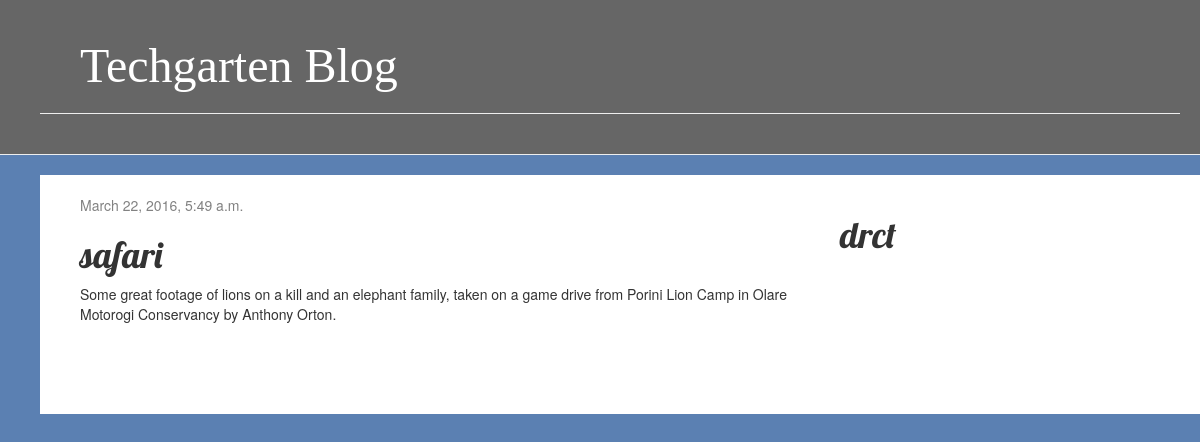
Screenshot of /post/3/ with the database file from the repository.
### blog/models.py (models this page shows, shortened)
class Post(models.Model):
    author = models.ForeignKey('auth.User')
    title = models.CharField(max_length=200)
    text = models.TextField()
    created_date = models.DateTimeField(
            default=timezone.now)
    published_date = models.DateTimeField(
            blank=True, null=True)

### blog/views.py (the view)
# urls.py: url(r'^post/(?P<pk>\d+)/$', views.post_detail, name='post_detail'),
def post_detail(request, pk):
    post = get_object_or_404(Post, pk=pk)
    return render(request, 'blog/post_detail.html', {'post': post})

### blog/templates/blog/post_detail.html (shortened to what this page needs)
{% extends 'blog/base.html' %}
{% block content %}
    <div class="post">
        {% if post.published_date %}
            <div class="date">
                {{ post.published_date }}
            </div>
        {% endif %}
        <h1>{{ post.title }}</h1>
        <p>{{ post.text|linebreaks }}</p>
    </div>
{% endblock %}

### blog/static/css/blog.css (style rules this page uses)
h1, h2, h3, h4 { font-family: 'Lobster', cursive; }
.date { color: #828282; }
.post { margin-bottom: 70px; }
body { background-color: #5b80b2; }

### rows the page displays
Post: published_date "March 22, 2016, 5:49 a.m.", title "safari", text "Some great footage of lions on a kill and an elephant family, taken on a game drive from Porini Lion Camp in Olare Motorogi Conservancy by Anthony Orton."
